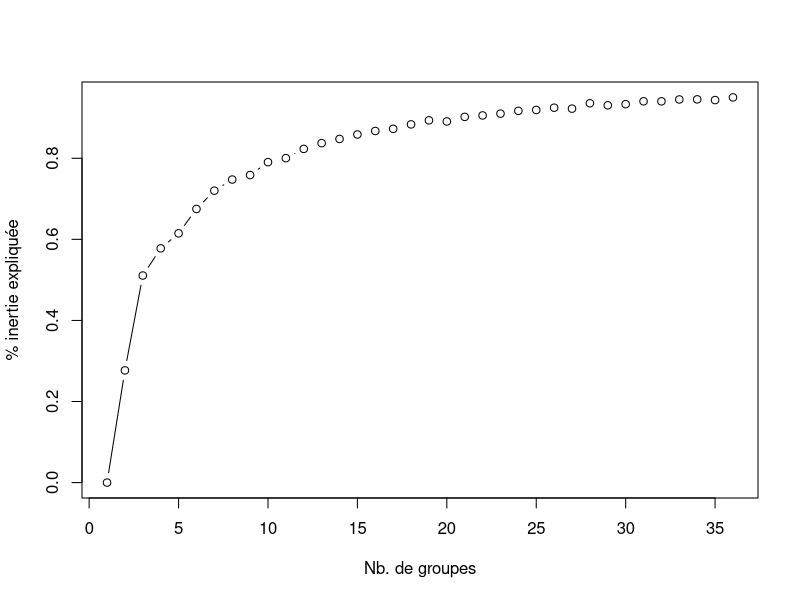
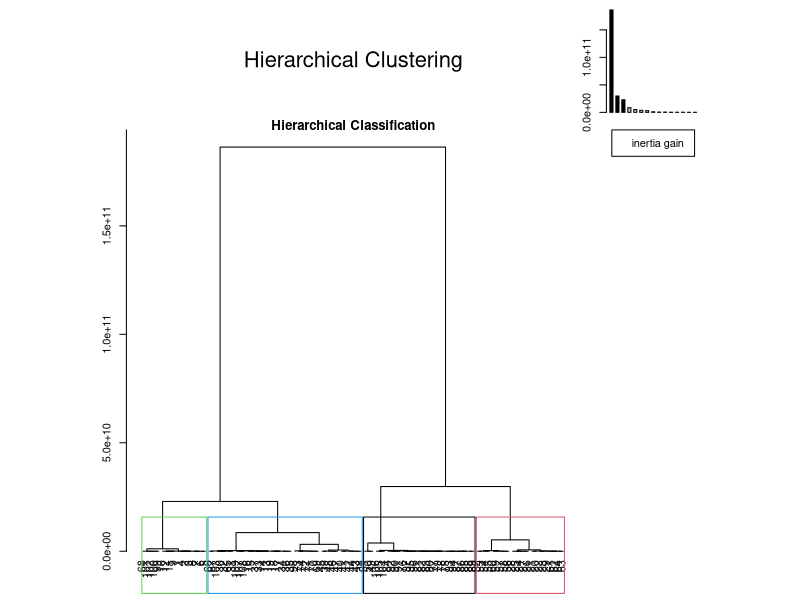
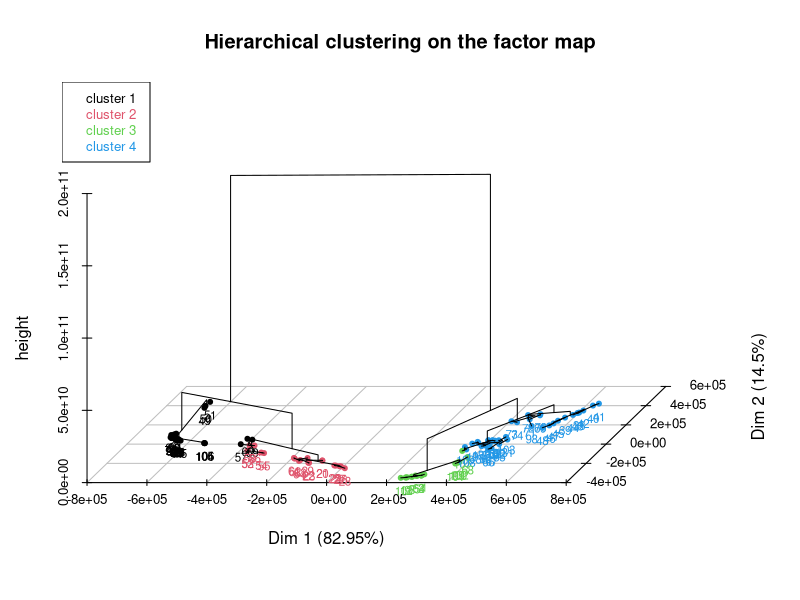
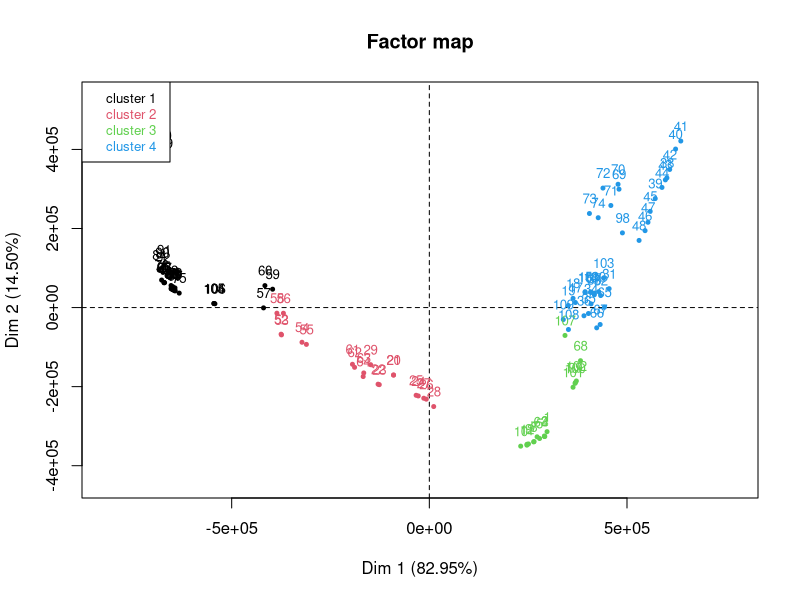
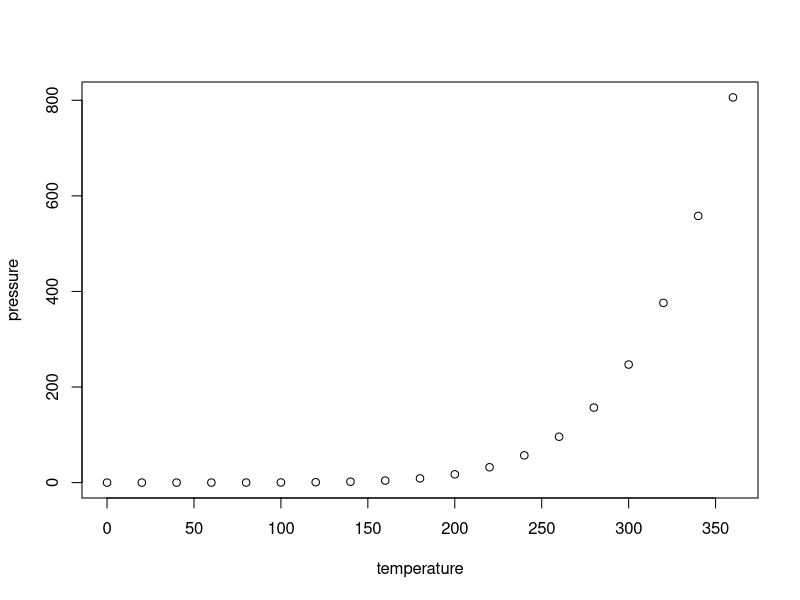

Generate these figures, in order, with R:
## ---- chunk 1
knitr::opts_chunk$set(echo = TRUE)
## ---- chunk 2
library("readxl")
data_calf<-read_excel("California_Houses.xlsx")
data_calf=transform(data_calf[,-1], Median_Income=as.numeric( Median_Income),Distance_to_coast=as.numeric(Distance_to_coast),
                    Distance_to_LA=as.numeric(Distance_to_LA),Distance_to_SanJose=as.numeric(Distance_to_SanJose),
                    Distance_to_SanFrancisco=as.numeric(Distance_to_SanFrancisco),Distance_to_SanDiego=as.numeric(Distance_to_SanDiego))
summary(data_calf)
## ---- chunk 3
data_calf.cr<-scale(data_calf,center=T,scale=T)
summary(data_calf.cr)

## ---- chunk 4

inertie.expl <- rep(0,times=35)
k=2
clus <- kmeans(data_calf.cr,centers=k,nstart=5)
inertie.expl[k] <- clus$betweenss/clus$totss
while(inertie.expl[k]<0.95){
  k=k+1
  clus <- kmeans(data_calf.cr,centers=k,nstart=5)
  inertie.expl[k] <- clus$betweenss/clus$totss
}
max(inertie.expl)
k-1
## ---- chunk 5
plot(1:k,inertie.expl,type="b",xlab="Nb. de groupes",ylab="% inertie expliquée")

## ---- chunk 6
n=1
regle=var(na.omit(inertie.expl[n+1:k]))*(k-n-1)*100/(var(inertie.expl)*(k-1))
while(regle>5){
  regle=var(na.omit(inertie.expl[n+1:k]))*(k-n-1)*100/(var(inertie.expl)*(k-1))
  n=n+1
}
n
regle
## ---- chunk 7
library(FactoMineR)
#Les données ont été préalablement centrées et réduites sur Excel
R.scale <- function(Y){
  #centrage réduction d'une variable - sans utilisation de boucle for
  X<-Y
  for (k in 1:ncol(X)){
    i<-1
    n <- length(X[,k])
    moy <- mean(X[,k])
    et <- sqrt((n-1)/n*var(X[,k]))
    while(i<nrow(X)){
    X[i,k] <- (X[i,k]-moy)/et
    i<-i+1
    }
  }
  return(Y)
  
}
Y=R.scale(data_calf)
#CAH
Res<-HCPC(as.data.frame(data_calf),nb.clust=-1)
Res$data.clust
## ---- chunk 8
Res$desc.var$quanti.var
## ---- chunk 9
Res$desc.var$quanti
## ---- chunk 10
Res$call$bw.before.consol

## ---- chunk 11
Res$call$bw.after.consol
## ---- chunk 12
plot(pressure)
